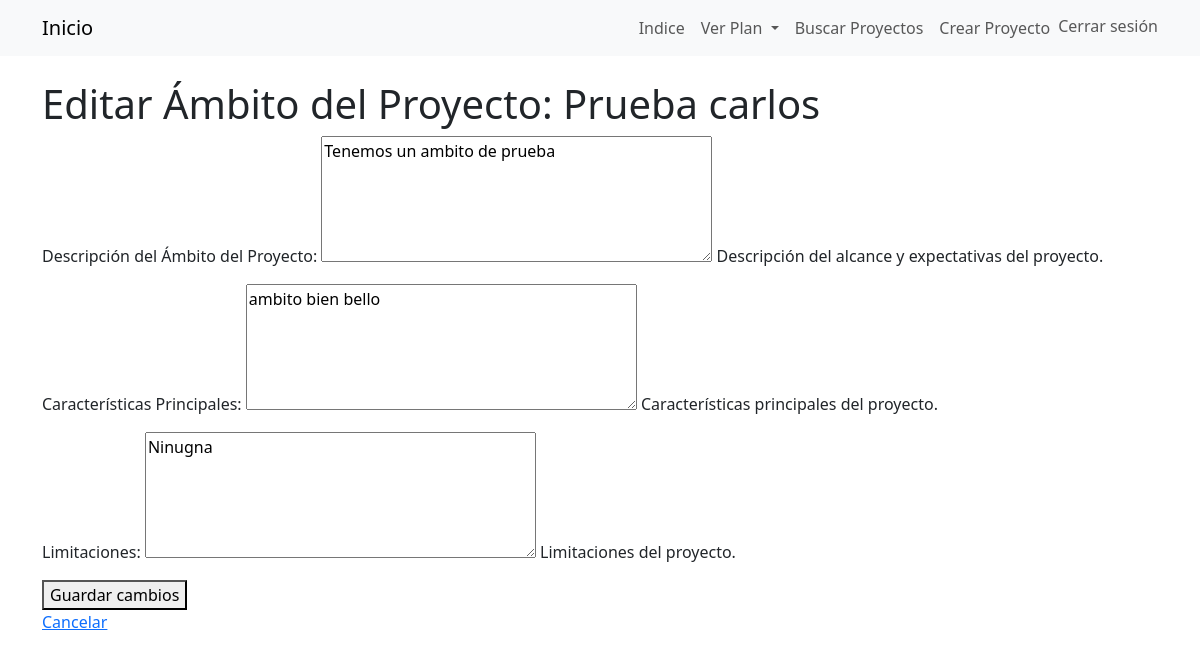
/project-plan/10/editar-ambito/ (signed in), run on the app's committed database.
### creadorAPP/models.py (models this page shows, shortened)
class ProjectPlan(models.Model):
    created_by = models.ForeignKey(User, on_delete=models.CASCADE)
    title = models.CharField(max_length=100)
    description = models.TextField()
    objetive = models.TextField()
    clientName = models.CharField(max_length=50)
    startDate = models.DateField()
    endDate = models.DateField()
    presupuestoTotal = models.DecimalField(
        max_digits=12,
        decimal_places=2,
        null=True,
        blank=True,
        help_text="Presupuesto total del proyecto en USD."
        )

class AmbitoProyecto(models.Model):
    project = models.ForeignKey(ProjectPlan, on_delete=models.CASCADE, related_name='ambiito')
    descripcion_ambito = models.TextField(help_text="Descripción del alcance y expectativas del proyecto.")
    caracteristicas_principales = models.TextField(help_text="Características principales del proyecto.")
    limitaciones = models.TextField(help_text="Limitaciones del proyecto.")
    fecha_creacion = models.DateTimeField(auto_now_add=True)
    ultima_actualizacion = models.DateTimeField(auto_now=True)

### creadorAPP/views.py (the view)
# urls.py: path('project-plan/<int:project_id>/editar-ambito/', views.editar_ambito_proyecto, name='editar_ambito_proyecto'),
@login_required
def editar_ambito_proyecto(request, project_id):
    project_plan = get_object_or_404(ProjectPlan, id=project_id)
    ambito_proyecto = get_object_or_404(AmbitoProyecto, project=project_plan)
    form = AmbitoProyectoForm(request.POST or None, instance=ambito_proyecto)
    if form.is_valid():
        form.save()
        return redirect('ver_ambito_proyecto', project_id=project_plan.id)
    return render(request, 'projects/editar_ambito.html', {'form': form, 'project_plan': project_plan, 'project_id': project_id})

### creadorAPP/forms.py (shortened to what this page needs)
class AmbitoProyectoForm(forms.ModelForm):
    class Meta:
        model = AmbitoProyecto
        fields = ['descripcion_ambito', 'caracteristicas_principales', 'limitaciones']
        widgets = {
            'descripcion_ambito': forms.Textarea(attrs={'rows': 5, 'placeholder': 'Describa el alcance del proyecto...'}),
            'caracteristicas_principales': forms.Textarea(attrs={'rows': 5, 'placeholder': 'Características principales...'}),
            'limitaciones': forms.Textarea(attrs={'rows': 5, 'placeholder': 'Limitaciones del proyecto...'}),
        }
        labels = {
            'descripcion_ambito': 'Descripción del Ámbito del Proyecto',
            'caracteristicas_principales': 'Características Principales',
            'limitaciones': 'Limitaciones',
        }

### creadorAPP/templates/projects/editar_ambito.html (shortened to what this page needs)
{% extends 'base.html' %}
{% block content %}
<body>
    <h1>Editar Ámbito del Proyecto: {{ project_plan.title }}</h1>
    <form method="post">
        {{ form.as_p }}
        <button type="submit">Guardar cambios</button>
    </form>
    <p><a href="{% url 'ver_ambito_proyecto' project_id=project_plan.id %}">Cancelar</a></p>
</body>
{% endblock %}

### data on the page
ProjectPlan: title "Prueba carlos"
AmbitoProyecto: descripcion_ambito "Tenemos un ambito de prueba", caracteristicas_principales "ambito bien bello", limitaciones "Ninugna"
